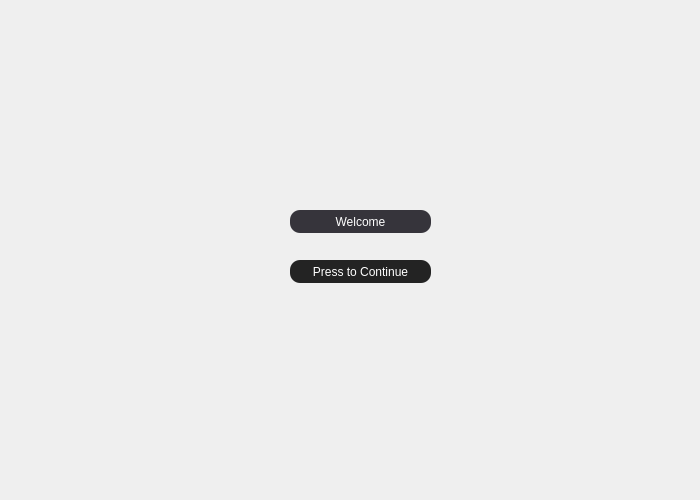
<?xml version="1.0" encoding="UTF-8"?>
<ui version="4.0">
 <class>Dialog</class>
 <widget class="QDialog" name="Dialog">
  <property name="geometry">
   <rect>
    <x>0</x>
    <y>0</y>
    <width>700</width>
    <height>500</height>
   </rect>
  </property>
  <property name="minimumSize">
   <size>
    <width>700</width>
    <height>500</height>
   </size>
  </property>
  <property name="maximumSize">
   <size>
    <width>700</width>
    <height>500</height>
   </size>
  </property>
  <property name="windowTitle">
   <string>Dialog</string>
  </property>
  <widget class="QPushButton" name="continueButton">
   <property name="geometry">
    <rect>
     <x>290</x>
     <y>260</y>
     <width>141</width>
     <height>23</height>
    </rect>
   </property>
   <property name="styleSheet">
    <string notr="true">QPushButton{; /* Light gray background */
	background-color: rgb(35, 35, 35);
    border-radius: 10px;
color: rgb(255, 255, 255);}
QPushButton:hover{background-color: rgb(50,50,50); /* Light gray background */
    border-radius: 10px;
	color: rgb(255, 255, 255);
 border: 2px solid #ccc;}</string>
   </property>
   <property name="text">
    <string>Press to Continue</string>
   </property>
  </widget>
  <widget class="QPushButton" name="voidButton">
   <property name="geometry">
    <rect>
     <x>290</x>
     <y>210</y>
     <width>141</width>
     <height>23</height>
    </rect>
   </property>
   <property name="styleSheet">
    <string notr="true">QPushButton{background-color: rgb(54, 52, 59); /* Light gray background */
    border-radius: 10px;
color: rgb(255, 255, 255);}
</string>
   </property>
   <property name="text">
    <string>Welcome</string>
   </property>
  </widget>
 </widget>
 <resources/>
 <connections/>
</ui>
